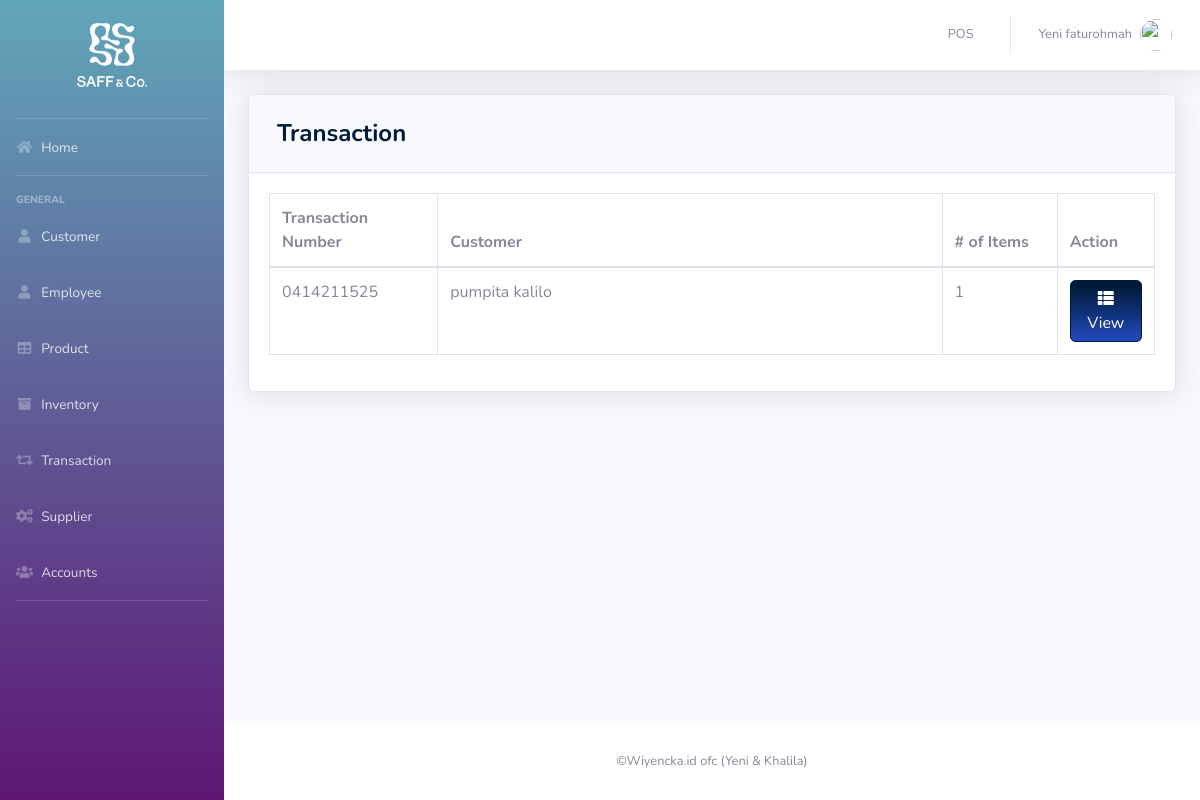
Page /php/transaction.php (signed in) on the earlier database version.
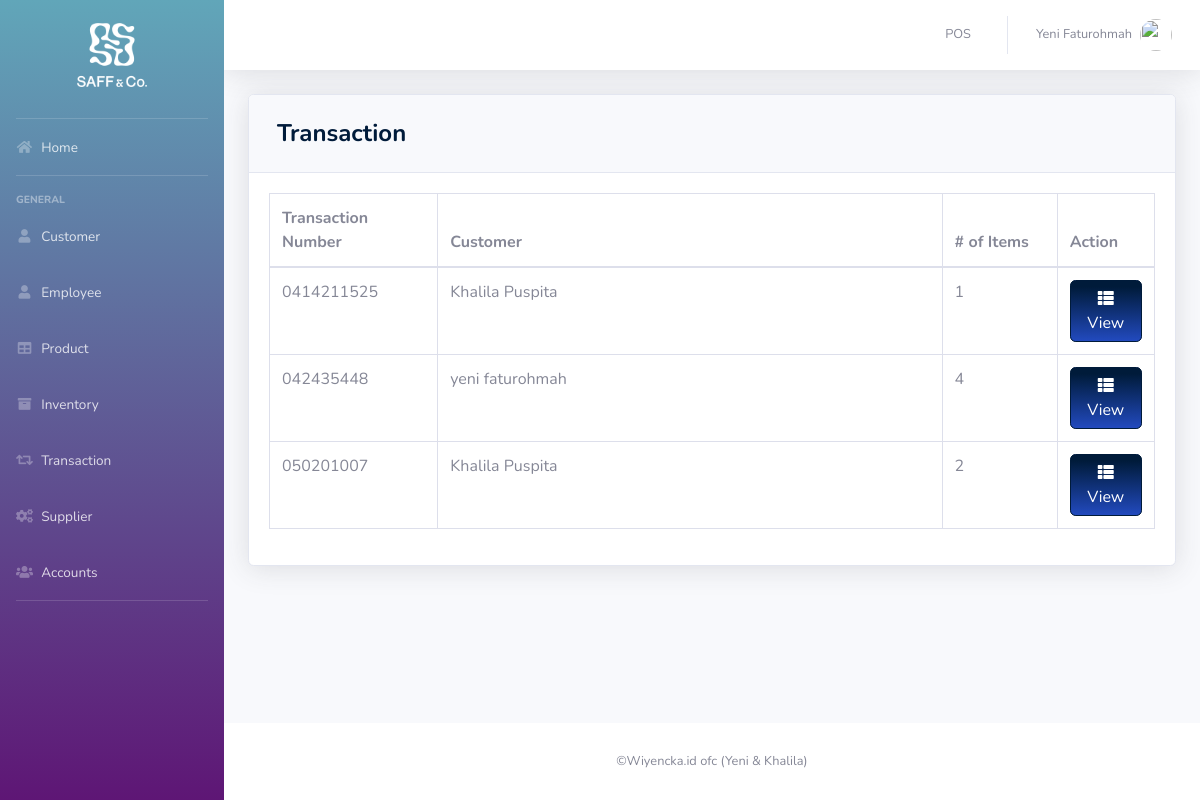
Same page on the later database version.
### tables this page shows
CREATE TABLE `transaction` (
  `TRANS_ID` int(50) NOT NULL,
  `CUST_ID` int(11) DEFAULT NULL,
  `NUMOFITEMS` varchar(250) NOT NULL,
  `SUBTOTAL` varchar(50) NOT NULL,
  `LESSVAT` varchar(50) NOT NULL,
  `NETVAT` varchar(50) NOT NULL,
  `ADDVAT` varchar(50) NOT NULL,
  `GRANDTOTAL` varchar(250) NOT NULL,
  `CASH` varchar(250) NOT NULL,
  `DATE` varchar(50) NOT NULL,
  `TRANS_D_ID` varchar(250) NOT NULL
);

CREATE TABLE `customer` (
  `CUST_ID` int(11) NOT NULL,
  `FIRST_NAME` varchar(50) DEFAULT NULL,
  `LAST_NAME` varchar(50) DEFAULT NULL,
  `PHONE_NUMBER` varchar(11) DEFAULT NULL
);

### php/transaction.php (the view, shortened to what this page needs)
<?php
include '../include/connection.php';
include '../include/sidebar.php';
?>
            <div class="card shadow mb-4">
            <div class="card-header py-3">
              <h4 class="m-2 font-weight-bold text-primary">Transaction</h4>
            </div>
            <div class="card-body">
              <div class="table-responsive">
                <table class="table table-bordered" id="dataTable" width="100%" cellspacing="0">
               <thead>
                   <tr>
                     <th width="19%">Transaction Number</th>
                     <th>Customer</th>
                     <th width="13%"># of Items</th>
                     <th width="11%">Action</th>
                   </tr>
               </thead>
          <tbody>
<?php
    $query = 'SELECT *, FIRST_NAME, LAST_NAME
              FROM transaction T
              JOIN customer C ON T.`CUST_ID`=C.`CUST_ID`
              ORDER BY TRANS_D_ID ASC';
        $result = mysqli_query($db, $query) or die (mysqli_error($db));
            while ($row = mysqli_fetch_assoc($result)) {
                echo '<tr>';
                echo '<td>'. $row['TRANS_D_ID'].'</td>';
                echo '<td>'. $row['FIRST_NAME'].' '. $row['LAST_NAME'].'</td>';
                echo '<td>'. $row['NUMOFITEMS'].'</td>';
                      echo '<td align="right">
                              <a type="button" class="btn btn-primary bg-gradient-primary" href="trans_view.php?action=edit & id='.$row['TRANS_ID'] . '"><i class="fas fa-fw fa-th-list"></i> View</a>
                          </div> </td>';
                        }
?>
                        </div>
                    </div>
                  </div>
<?php
include '../include/footer.php';
?>

### include/sidebar.php (shortened to what this page needs)
<!DOCTYPE html>
<html lang="en">
<head>
  <link href="../vendor/fontawesome-free/css/all.min.css" rel="stylesheet" type="text/css">
  <link href="../css/sb-admin-2.min.css" rel="stylesheet">
  <link href="../vendor/datatables/dataTables.bootstrap4.min.css" rel="stylesheet">
</head>
<body id="page-top">
  <div id="wrapper">
    <ul class="navbar-nav bg-gradient-primary sidebar sidebar-dark accordion" id="accordionSidebar" style="background:linear-gradient(180deg,  #61a6b9 0%, #5E1675 100%);">
      <a class="sidebar-brand d-flex align-items-center justify-content-center" href="index.php">
        <div class="sidebar-brand-icon" style="margin-top: 40px;">
          <img src="../icon/logo-white.webp" style="width: 70px;">
        </div>
      </a>
      <br>
      <br>
      <hr class="sidebar-divider my-0">
      <li class="nav-item">
        <a class="nav-link" href="index.php">
          <i class="fas fa-fw fa-home"></i>
          <span>Home</span></a>
      </li>
      <hr class="sidebar-divider">
      <div class="sidebar-heading">
        General
      </div>
      <li class="nav-item">
        <a class="nav-link" href="customer.php">
          <i class="fas fa-fw fa-user"></i>
          <span>Customer</span></a>
      </li>
      <li class="nav-item">
        <a class="nav-link" href="employee.php">
          <i class="fas fa-fw fa-user"></i>
          <span>Employee</span></a>
      </li>
      <li class="nav-item">
        <a class="nav-link" href="product.php">
          <i class="fas fa-fw fa-table"></i>
          <span>Product</span></a>
      </li>
      <li class="nav-item">
        <a class="nav-link" href="inventory.php">
          <i class="fas fa-fw fa-archive"></i>
          <span>Inventory</span></a>
      </li>
      <li class="nav-item">
        <a class="nav-link" href="transaction.php">
          <i class="fas fa-fw fa-retweet"></i>
          <span>Transaction</span></a>
      </li>
      <li class="nav-item">
        <a class="nav-link" href="supplier.php">
          <i class="fas fa-fw fa-cogs"></i>
          <span>Supplier</span></a>
      </li>
      <li class="nav-item">
        <a class="nav-link" href="user.php">
          <i class="fas fa-fw fa-users"></i>
          <span>Accounts</span></a>
      </li>
      <hr class="sidebar-divider d-none d-md-block">
    </ul>
    <?php include_once 'topbar.php'; ?>

### include/topbar.php (shortened to what this page needs)
<div id="content-wrapper" class="d-flex flex-column">
  <div id="content">
    <nav class="navbar navbar-expand navbar-light bg-white topbar mb-4 static-top shadow">
      <ul class="navbar-nav ml-auto">
        <li class="nav-item dropdown no-arrow">
          <a class="nav-link" href="pos.php" role="button">
            <span class="mr-2 d-none d-lg-inline text-gray-600 small">POS</span>
          </a>
        </li>
        <li class="nav-item dropdown no-arrow">
          <a class="nav-link dropdown-toggle" href="#" id="userDropdown" role="button" data-toggle="dropdown" aria-haspopup="true" aria-expanded="false">
            <span class="mr-2 d-none d-lg-inline text-gray-600 small"><?php echo  $_SESSION['FIRST_NAME']. ' '.$_SESSION['LAST_NAME'] ;?></span>
            <img class="img-profile rounded-circle"
            <?php
              if($_SESSION['GENDER']=='Male'){
                echo 'src="https://encrypted-tbn0.gstatic.com/images?q=tbn:ANd9GcTS0rikanm-OEchWDtCAWQ_s1hQq1nOlQUeJr242AdtgqcdEgm0Dg"';
              }else{
                echo 'src="https://encrypted-tbn0.gstatic.com/images?q=tbn:ANd9GcSNngF0RFPjyGl4ybo78-XYxxeap88Nvsyj1_txm6L4eheH8ZBu"';
              }
            ?>>
          </a>
        </li>
      </ul>
    </nav>
    <div class="container-fluid">

### include/footer.php (shortened to what this page needs)
        </div>
      </div>
      <footer class="sticky-footer bg-white">
        <div class="container my-auto">
          <div class="copyright text-center my-auto">
              <span>©Wiyencka.id ofc (Yeni & Khalila)</span>
          </div>
        </div>
      </footer>
    </div>
</body>
</html>

Differences in the rows shown:
changed through a linked row, transaction (number 1 of 3 on the later page): CUST_ID.FIRST_NAME "pumpita" → "Khalila"; CUST_ID.LAST_NAME "kalilo" → "Puspita"
added transaction: TRANS_D_ID "042435448", CUST_ID.FIRST_NAME "yeni", CUST_ID.LAST_NAME "faturohmah", NUMOFITEMS "4"
added transaction: TRANS_D_ID "050201007", CUST_ID.FIRST_NAME "Khalila", CUST_ID.LAST_NAME "Puspita", NUMOFITEMS "2"
Other differences:
$_SESSION['LAST_NAME']: "faturohmah" → "Faturohmah"
